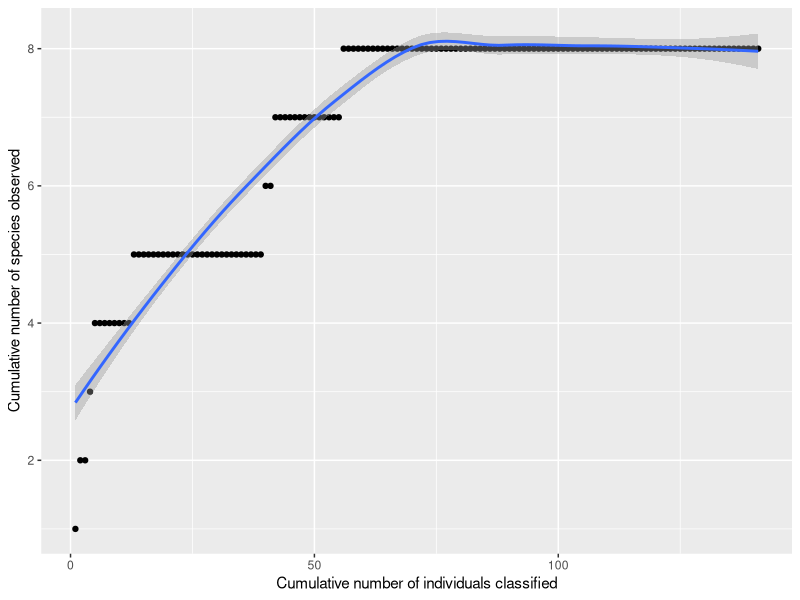
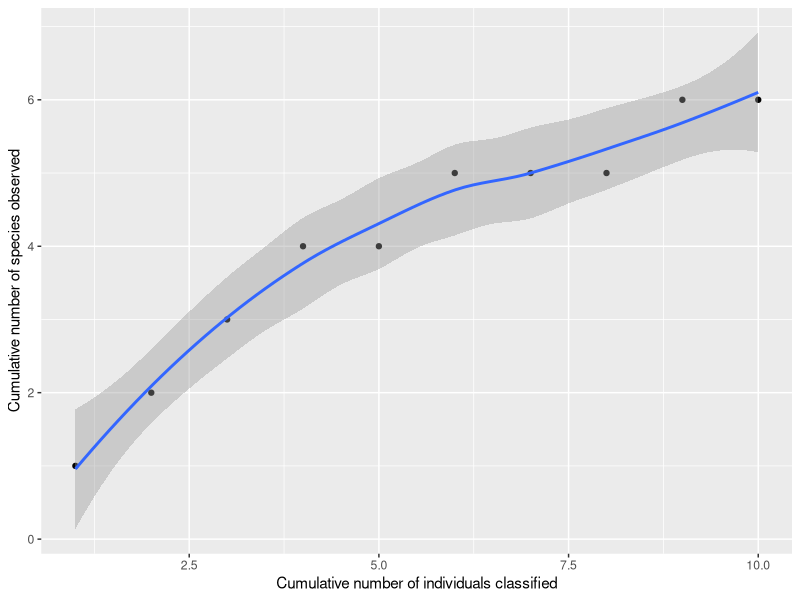

The R source for these figures, in order:
## ---- chunk 1
library(kableExtra)
library(tidyverse)
library(knitr)

example_data1 = data.frame(
    number = c(1,2,3),
    name = c("lion", "tiger", "bear"),
    characteristics = c("brown cat", "striped cat", "not a cat"),
    occurences = c(2, 4, 1)
  )  

bin1 = data.frame(
  Number = c(1,2,3,4,5,6,7,8,9,10,11,12,13,14,15),
  Name = c("Rigoa","Skittles","MandMs","MikeandIkes","Gummybears","Lego","Gumdrops","fruitgummies","macrophage","cokebottles","Gummywhitedrops","Watermelon","RedGreenFish","Kisses","Redsnakes"),
  Characteristics = c("long gummies","sour candy with shell","Chocolates with shell","Long chewy beans","Bear shaped gummies","Brick shaped hard candy","large round chewy candy with hard shell","fruit shaped gummies","octopus shaped gummies coated sugar","coke bottle shaped gummies","striped disk gummies coated suger","watermelon coloured and sphere shaped gummies","red and green fish shaped gummies","teardrop shaped chocolates","long thin red snake gummies"),
  Occurences = c(7,197,218,199,91,18,24,2,6,3,3,1,1,16,13)
 )  
  
bin1 %>% 
  kable("html") %>%
  kable_styling(bootstrap_options = "striped", font_size = 10, full_width = F)
#The "organisms" found in this table takes into account all candy given to us and leaves none out. Rare or unclassifiable species were given their own bin with descriptions on how they differed. 


#Part 02
bin2 = data.frame(
  x = c(1,2,3,4,5,6,7,8,9,10,11,12,13,14,15,16,17,18,19,20,21,22,23,24,25,26,27,28,29,30,31,32,33,34,35,36,37,38,39,40,41,42,43,44,45,46,47,48,49,50,51,52,53,54,55,56,57,58,59,60,61,62,63,64,65,66,67,68,69,70,71,72,73,74,75,76,77,78,79,80,81,82,83,84,85,86,87,88,89,90,91,92,93,94,95,96,97,98,99,100,101,102,103,104,105,106,107,108,109,110,111,112,113,114,115,116,117,118,119,120,121,122,123,124,125,126,127,128,129,130,131,132,133,134,135,136,137,138,139,140,141),
  y = c(1,2,2,3,4,4,4,4,4,4,4,4,5,5,5,5,5,5,5,5,5,5,5,5,5,5,5,5,5,5,5,5,5,5,5,5,5,5,5,6,6,7,7,7,7,7,7,7,7,7,7,7,7,7,7,8,8,8,8,8,8,8,8,8,8,8,8,8,8,8,8,8,8,8,8,8,8,8,8,8,8,8,8,8,8,8,8,8,8,8,8,8,8,8,8,8,8,8,8,8,8,8,8,8,8,8,8,8,8,8,8,8,8,8,8,8,8,8,8,8,8,8,8,8,8,8,8,8,8,8,8,8,8,8,8,8,8,8,8,8,8)
)

ggplot(bin2, aes(x=x, y=y)) +
  geom_point() +
  geom_smooth() +
  labs(x="Cumulative number of individuals classified", y="Cumulative number of species observed")
#The curve produced is observed to have flattened out after 56 cells have been sampled.
#The cap on number of species observed is limited by the sampling size: only about half of all species have been observed from this small sample

## ---- chunk 2
#Part 03

Spec1 = 7/799
Spec2 = 197/799
Spec3 = 218/799
Spec4 = 199/799
Spec5 = 91/799
Spec6 = 18/799
Spec7 = 24/799
Spec8 = 2/799
Spec9 = 6/799
Spec10 = 3/799
Spec11 = 3/799
Spec12 = 1/799
Spec13 = 1/799
Spec14 = 16/799
Spec15 = 13/799

1/(Spec1^2 + Spec2^2 + Spec3^2 + Spec4^2 + Spec5^2 + Spec6^2 + Spec7^2 + Spec8^2 + Spec9^2 + Spec10^2 + Spec11^2 + Spec12^2 + Spec13^2 + Spec14^2 + Spec15^2)

#The simpson reciprocal index for my total original community is 4.706271.

s1 = 31/141
s2 = 6/141
s3 = 29/141
s4 = 46/141
s5 = 17/141
s6 = 5/141
s7 = 3/141
s8 = 4/141

1/(s1^2+ s2^2 + s3^2 + s4^2 +s5^2 + s6^2 + s7^2 + s8^2)
#The simpson reciprocal index for my own sample is 4.631027.

8 
# The chao1 estimate for my sample is 8

15+2^2/26

#The chao1 estimate for the total original community is 15.15385.

#Part04
library(vegan)

bin1_diversity = 
  bin1 %>% 
  select(Name, Occurences) %>% 
  spread(Name, Occurences)
bin3 = data.frame(
  Number = c(1,2,3,4,5,6,7,8),
  Name = c("Skittles","Bigballs","M&Ms","Jellybeans","Gummybears","Bricks","Kisses","Redsnakes"),
  Characteristics = c("sour candy with shell","large round chewy candy with hard shell","Chocolates with shell","Long chewy beans","Bear shaped gummies","Brick shaped hard candy","teardrop shaped chocolates","long thin red snake gummies"),
  Occurences = c(31,6,29,46,17,5,3,4)
)  

bin3_diversity = 
  bin3 %>% 
  select(Name, Occurences) %>% 
  spread(Name, Occurences)

diversity(bin1_diversity, index="invsimpson")
#Simpson Reciprocal Index for the total organism pool is 2.333333.
specpool(bin1_diversity)
# Species chao chao.se jack1 jack1.se jack2 boot boot.se n
#All      15   15       0    15        0    15   15       0 1
diversity(bin3_diversity, index="invsimpson")
#Simpson Reciprocal Index for my sample is 4.631027.
specpool(bin3_diversity)
#    Species chao chao.se jack1 jack1.se jack2 boot boot.se n
#All       8    8       0     8        0     8    8       0 1

# The values match the previous calculations
## ---- chunk 3
#To make tables
library(kableExtra)
library(knitr)
#To manipulate and plot data
library(tidyverse)
## ---- chunk 4
example_data1 = data.frame(
  number = c(1,2,3),
  name = c("lion", "tiger", "bear"),
  characteristics = c("brown cat", "striped cat", "not a cat"),
  occurences = c(2, 4, 1)
)
## ---- chunk 5
example_data1 %>% 
  kable("html") %>%
  kable_styling(bootstrap_options = "striped", font_size = 10, full_width = F)
## ---- chunk 6
example_data2 = data.frame(
  x = c(1,2,3,4,5,6,7,8,9,10),
  y = c(1,2,3,4,4,5,5,5,6,6)
)
## ---- chunk 7
ggplot(example_data2, aes(x=x, y=y)) +
  geom_point() +
  geom_smooth() +
  labs(x="Cumulative number of individuals classified", y="Cumulative number of species observed")
## ---- chunk 8
species1 = 2/(2+4+1)
species2 = 4/(2+4+1)
species3 = 1/(2+4+1)

1 / (species1^2 + species2^2 + species3^2)
## ---- chunk 9
3 + 1^2/(2*2)
## ---- chunk 10
library(vegan)
## ---- chunk 11
example_data1_diversity = 
  example_data1 %>% 
  select(name, occurences) %>% 
  spread(name, occurences)

example_data1_diversity
## ---- chunk 12
diversity(example_data1_diversity, index="invsimpson")
## ---- chunk 13
specpool(example_data1_diversity)
